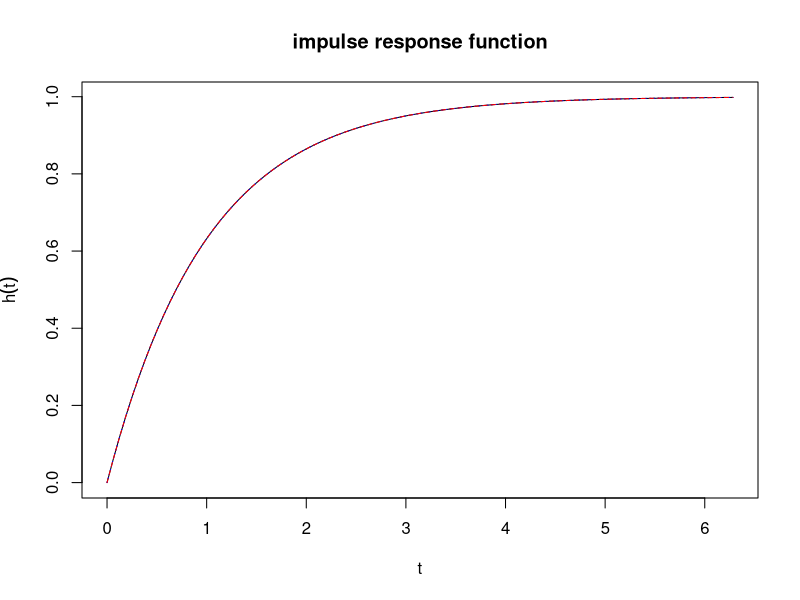
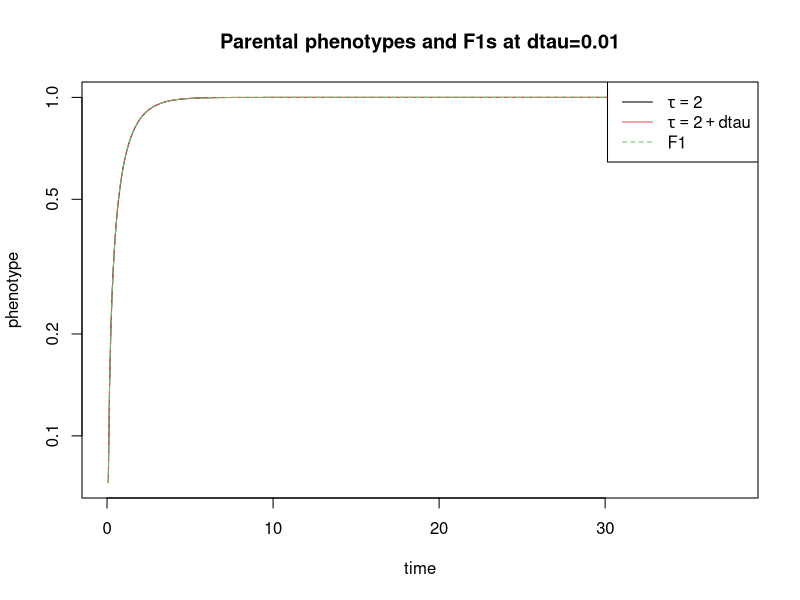
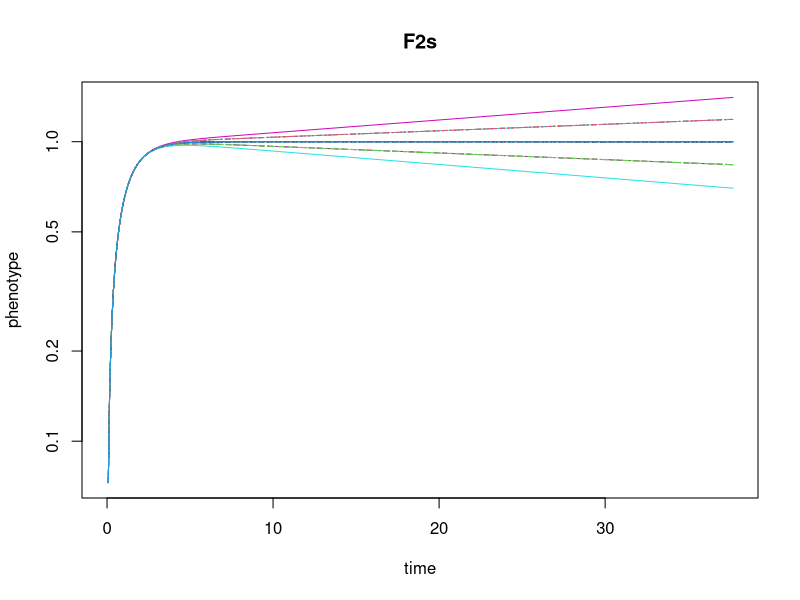
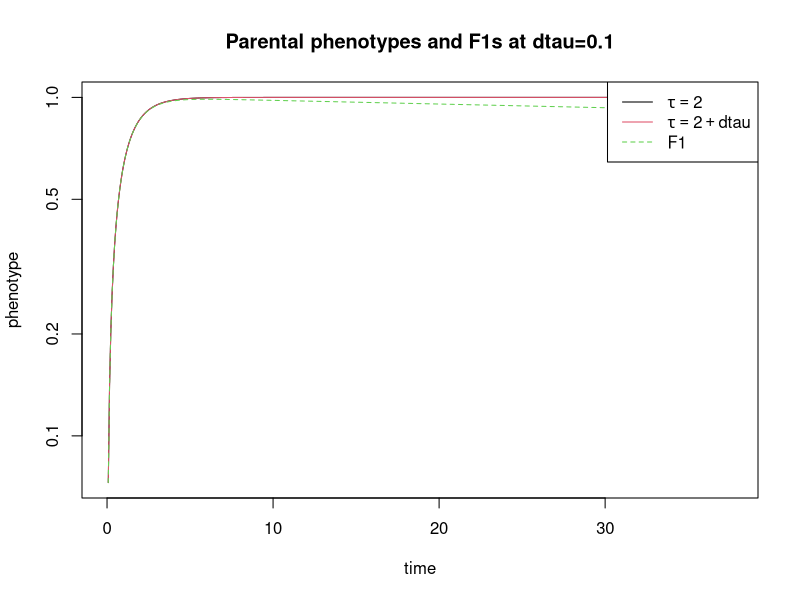
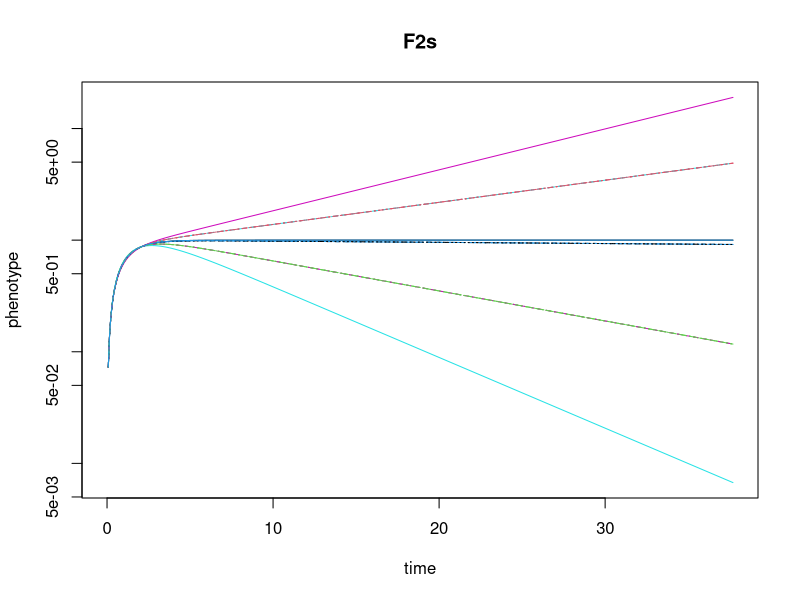

Here is the R script that generated these plots, in order: (Note: this script raises an error after producing the figures.)
## ---- chunk 1
library(expm)
library(knitr)
library(parallel)
fig.dim <- 5
knitr::opts_chunk$set(fig.height=fig.dim,fig.width=2*fig.dim,fig.align='center')
## ---- chunk 2
A0 <- matrix(c(-1,1,0,0), nrow=2)
B <- matrix(c(1,0), ncol=1)
C <- matrix(c(0,1), nrow=1)
V <- function (tau) { matrix(c(1,0,tau,1), nrow=2) }
Vinv <- function (tau) { matrix(c(1,0,-tau,1), nrow=2) }
A_fn <- function (tau) { V(tau) %*% A0 %*% Vinv(tau) }
h <- function (t,tau=0,A=A_fn(tau)) { sapply(t, function (tt) C %*% expm(tt*A) %*% B) }
optimal_h <- function (t) { 1 - exp(-t) }
## ---- chunk 3
tt <- seq(0,2*pi, length.out=100)
plot(tt, h(tt), type='l',
     xlab='t', ylab=expression(h(t)), main='impulse response function')
lines(tt, h(tt, tau=0.1), col='blue', lty=3)
lines(tt, optimal_h(tt), col='red', lty=2)
## ---- chunk 4
Df <- function (A,t) {
    exp(-t/(4*pi)) * ( h(t,A=A) - optimal_h(t) )^2
}
D <- function (A, upper=10, ...) {
    f <- function (t) { Df(A,t) }
    integrate(f, lower=0, upper=upper, ...)$value
}
## ---- chunk 5
D(A_fn(2))
## ---- chunk 6
F1 <- function (tau1,tau2) { (A_fn(tau1)+A_fn(tau2))/2 }

gamete <- function (X,Y,rows) { 
    out <- X
    out[rows,] <- Y[rows,]
    return(out)
}

F2 <- function (tau1, tau2, rows1, rows2) {
    (gamete(A_fn(tau1), A_fn(tau2), rows1) + gamete(A_fn(tau1), A_fn(tau2), rows2))/2
}

random_F2 <- function (tau1, tau2) {
    rows1 <- (rbinom(2,size=1,prob=1/2)>0)
    rows2 <- (rbinom(2,size=1,prob=1/2)>0)

    F2(tau1, tau2, rows1, rows2)
}

all_F2s <- function (tau1, tau2) {
    all_rows <- as.matrix(do.call( expand.grid, list(c(TRUE,FALSE))[rep(1,4)] ))
    lapply(1:nrow(all_rows), function (k) {
                x <- all_rows[k,]
                F2(tau1, tau2, x[1:2], x[3:4])
            })
}

## ---- chunk 7
dtau <- .01
tt <- seq(0,6*2*pi, length.out=500)
hh <- sapply( list(A_fn(2), A_fn(2+dtau), F1(2, 2+dtau)), function (A) { sapply(tt, h, A=A) } )
matplot(tt, hh, type='l', main=sprintf("Parental phenotypes and F1s at dtau=%s", dtau), lty=c(1,1,2), col=1:3, xlab="time", ylab="phenotype", log='y')
legend("topright", lty=c(1,1,2), col=1:3,
        legend=c(expression(tau==2), expression(tau==2+dtau), "F1"))
# now the F2s
hh <- sapply( all_F2s(2, 2+dtau), function (A) { sapply(tt, h, A=A) } )
matplot(tt, hh, type='l', main="F2s", xlab="time", ylab="phenotype", log='y')
## ---- chunk 8
dtau <- .1
tt <- seq(0,6*2*pi, length.out=500)
hh <- sapply( list(A_fn(2), A_fn(2+dtau), F1(2, 2+dtau)), function (A) { sapply(tt, h, A=A) } )
matplot(tt, hh, type='l', main=sprintf("Parental phenotypes and F1s at dtau=%s", dtau), lty=c(1,1,2), col=1:3, xlab="time", ylab="phenotype", log='y')
legend("topright", lty=c(1,1,2), col=1:3,
        legend=c(expression(tau==2), expression(tau==2+dtau), "F1"))
# now the F2s
hh <- sapply( all_F2s(2, 2+dtau), function (A) { sapply(tt, h, A=A) } )
matplot(tt, hh, type='l', main="F2s", xlab="time", ylab="phenotype", log='y')
## ---- chunk 9
sort(round(sapply(all_F2s(2, 2+dtau), function (x) D(A=x, upper=100, subdivisions=500)),2))
## ---- chunk 10

dvec <- seq(0, .02, length.out=20)
D_F1 <- sapply(dvec, function (dtau) {
            D(A=F1(tau1=2, tau2=2+dtau))
        } )

D_F2 <- do.call(cbind, mclapply(dvec, function (dtau) {
            F2s <- all_F2s(2, 2+dtau)
            sapply(F2s, D, upper=100)
        }, mc.cores=detectCores() ) )
## ---- chunk 11
layout(t(1:2))
plot( dvec, D_F1, type='l', xlab="d tau", ylab="phenotype distance (D)", main="distance of F1s")
plot( dvec, D_F1^(1/4), type='l', main="one-fourth power", xlab="d tau", ylab="D^(1/4)")

plot( dvec, D_F1, type='l', ylim=range(D_F2, D_F1),
        xlab="dtau", ylab='phenotype distance (D)',
        main="all hybrids")
lines(dvec, colMeans(D_F2), lty=2)
matlines(dvec, t(D_F2), lty=3)
legend("topleft", lty=c(1,2,3), legend=c("F1", "mean F2", "F2s"))

plot( dvec, sqrt(D_F1), type='l', ylim=sqrt(range(D_F2, D_F1)),
        xlab="dtau", ylab='phenotype distance (D)',
        main="sqrt distance")
lines(dvec, sqrt(colMeans(D_F2)), lty=2)
matlines(dvec, sqrt(t(D_F2)), lty=3)
